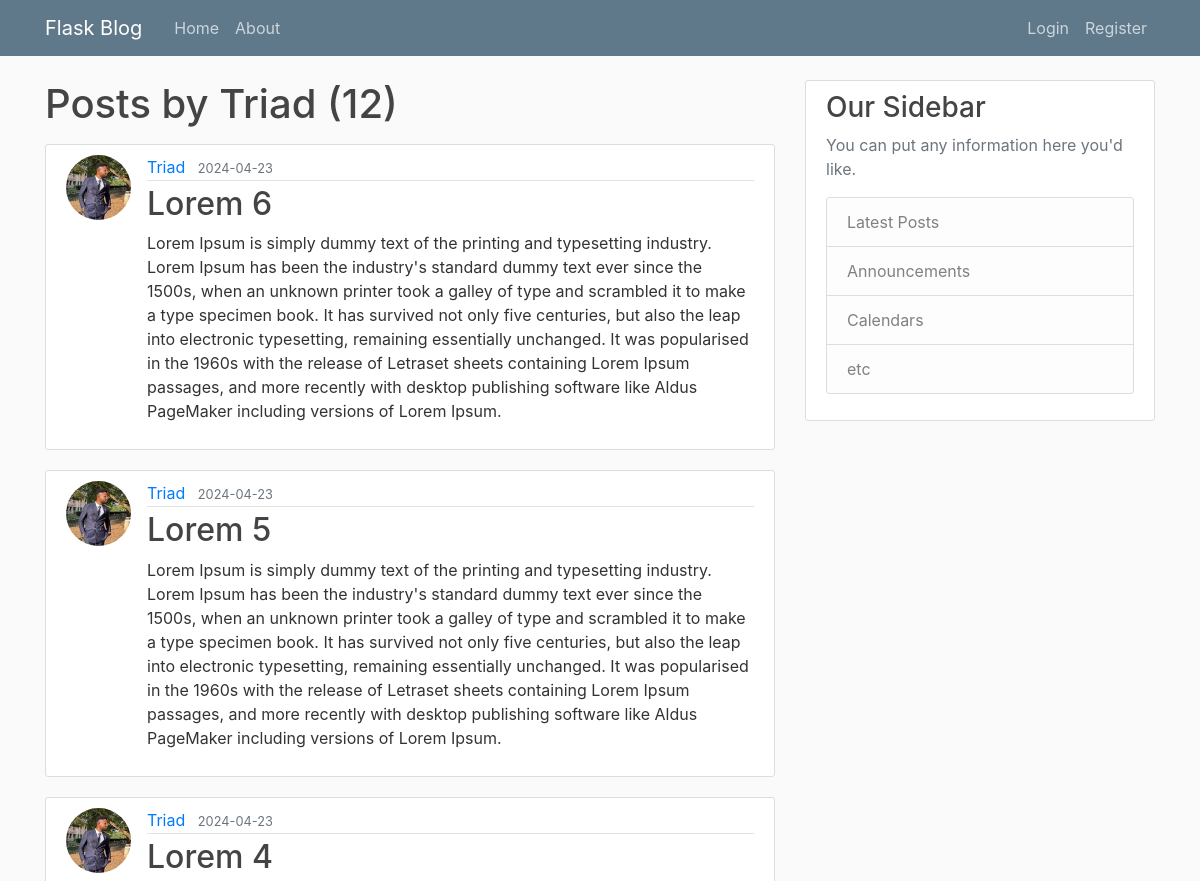
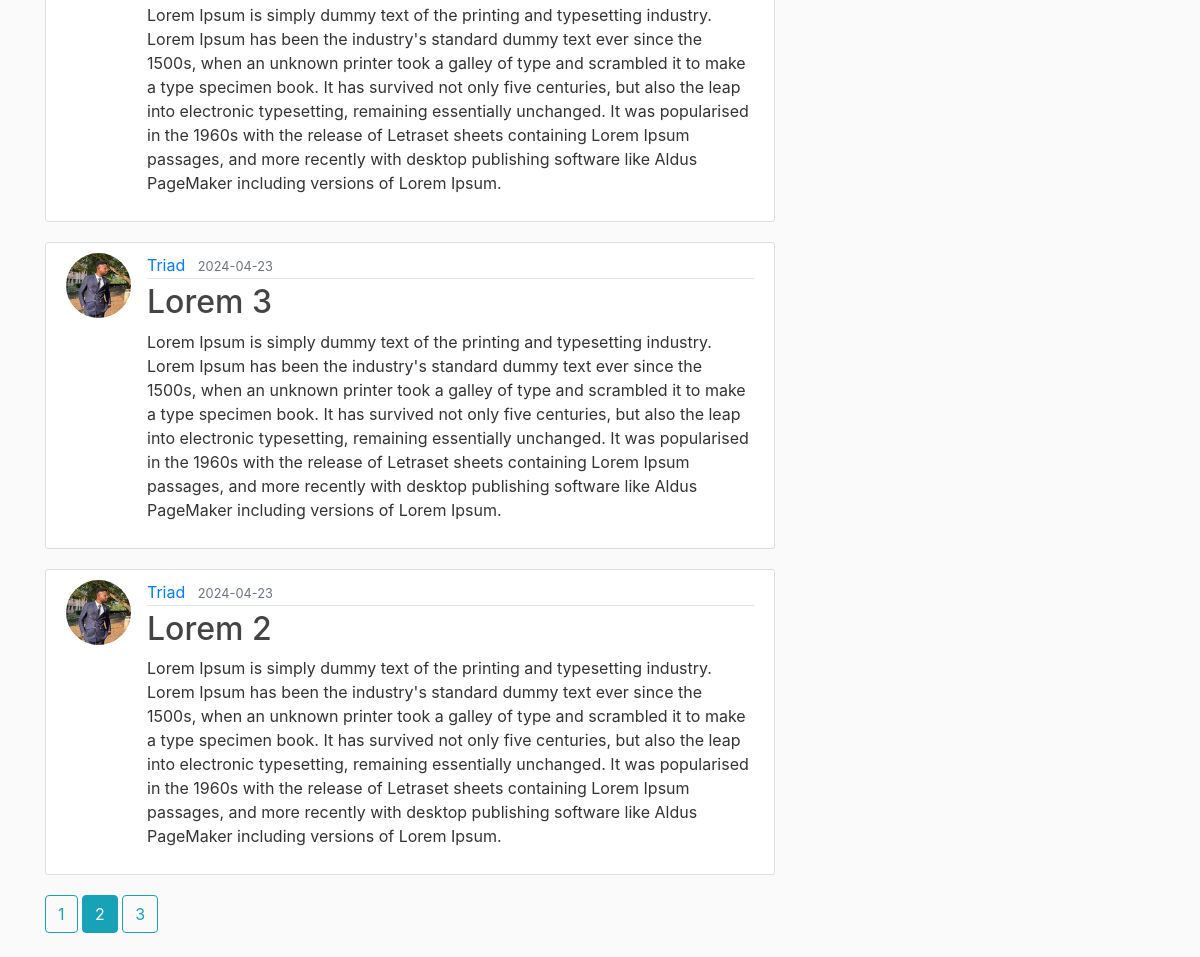
Page /user/Triad?page=2 on the committed database (2 pictures, top to bottom).
### flaskblog/models.py (models this page shows, shortened)
class User(db.Model, UserMixin):
    id:Mapped[int] = mapped_column(primary_key=True)
    username:Mapped[str] = mapped_column(unique=True, nullable=False)
    email:Mapped[str] = mapped_column(unique=True, nullable=False)
    image_file:Mapped[str] = mapped_column(nullable=False, default='default.jpg')
    password:Mapped[str] = mapped_column(nullable=False)
    posts = db.relationship("Post", backref="author", lazy=True)

class Post(db.Model):
    id = db.Column(db.Integer, primary_key=True)
    title = db.Column(db.String(100), nullable=False)
    date_posted = db.Column(db.DateTime, nullable=False, default=datetime.utcnow)
    content = db.Column(db.Text, nullable=False)
    user_id = db.Column(db.Integer, db.ForeignKey("user.id"), nullable=False)

### flaskblog/users/routes.py (the view)
@users.route("/user/<string:username>")
def user_posts(username):
    page = request.args.get('page', 1, type=int)
    user = User.query.filter_by(username = username).first_or_404()
    posts = Post.query.filter_by(author=user).order_by(Post.date_posted.desc()).paginate(per_page = 5, page = page)
    return render_template('user_posts.html', posts=posts, user=user)

### flaskblog/templates/user_posts.html
{% extends "layout.html" %} {% block content %}
<h1 class="mb-3">Posts by {{user.username}} ({{posts.total}})</h1>
{% for post in posts.items %}
<article class="media content-section">
  <img
    class="rounded-circle article-img"
    src="{{url_for('static', filename='profile_pics/' + post.author.image_file)}}"
    alt="author display image"
  />
  <div class="media-body">
    <div class="article-metadata">
      <a
        class="mr-2"
        href="{{url_for('users.user_posts', username=post.author.username)}}"
        >{{ post.author.username }}</a
      >
      <small class="text-muted"
        >{{ post.date_posted.strftime("%Y-%m-%d") }}</small
      >
    </div>
    <h2>
      <a class="article-title" href="{{url_for('posts.post', post_id=post.id)}}"
        >{{ post.title }}</a
      >
    </h2>
    <p class="article-content">{{ post.content }}</p>
  </div>
</article>
{% endfor %} {% for page_num in posts.iter_pages(left_edge=1, right_edge=1,
left_current=1, right_current=2) %} {% if page_num %} {% if posts.page ==
page_num %}
<a
  class="btn btn-info mb-4"
  href="{{ url_for('users.user_posts', username=user.username, page=page_num) }}"
  >{{ page_num }}</a
>
{% else %}
<a
  class="btn btn-outline-info mb-4"
  href="{{ url_for('users.user_posts', username=user.username, page=page_num) }}"
  >{{ page_num }}</a
>
{% endif %} {% else %} ... {% endif %} {% endfor %}{% endblock content %}

### flaskblog/static/main.css (style rules this page uses)
body { background: #fafafa; color: #333333; margin-top: 5rem; }
h1, h2, h3, h4, h5, h6 { color: #444444; }
.content-section { background: #ffffff; padding: 10px 20px; border: 1px solid #dddddd; border-radius: 3px; margin-bottom: 20px; }
.article-title { color: #444444; }
.article-content { white-space: pre-line; }
.article-img { height: 65px; width: 65px; margin-right: 16px; }
.article-metadata { padding-bottom: 1px; margin-bottom: 4px; border-bottom: 1px solid #e3e3e3; }

### rows in the picture
User: username "Triad"
Post: image_file (picture), author.username "Triad", date_posted "2024-04-23", title "Lorem 6", content "Lorem Ipsum is simply dummy text of the printing and typesetting industry. Lorem Ipsum has been the industry's standard dummy text ever since the 1500s, when an unknown printer took a galley of type and scrambled it to make a type specimen book. It has survived not only five centuries, but also the leap into electronic typesetting, remaining essentially unchanged. It was popularised in the 1960s with the release of Letraset sheets containing Lorem Ipsum passages, and more recently with desktop publishing software like Aldus PageMaker including versions of Lorem Ipsum."
Post: image_file (picture), author.username "Triad", date_posted "2024-04-23", title "Lorem 5", content "Lorem Ipsum is simply dummy text of the printing and typesetting industry. Lorem Ipsum has been the industry's standard dummy text ever since the 1500s, when an unknown printer took a galley of type and scrambled it to make a type specimen book. It has survived not only five centuries, but also the leap into electronic typesetting, remaining essentially unchanged. It was popularised in the 1960s with the release of Letraset sheets containing Lorem Ipsum passages, and more recently with desktop publishing software like Aldus PageMaker including versions of Lorem Ipsum."
Post: image_file (picture), author.username "Triad", date_posted "2024-04-23", title "Lorem 4", content "Lorem Ipsum is simply dummy text of the printing and typesetting industry. Lorem Ipsum has been the industry's standard dummy text ever since the 1500s, when an unknown printer took a galley of type and scrambled it to make a type specimen book. It has survived not only five centuries, but also the leap into electronic typesetting, remaining essentially unchanged. It was popularised in the 1960s with the release of Letraset sheets containing Lorem Ipsum passages, and more recently with desktop publishing software like Aldus PageMaker including versions of Lorem Ipsum."
Post: image_file (picture), author.username "Triad", date_posted "2024-04-23", title "Lorem 3", content "Lorem Ipsum is simply dummy text of the printing and typesetting industry. Lorem Ipsum has been the industry's standard dummy text ever since the 1500s, when an unknown printer took a galley of type and scrambled it to make a type specimen book. It has survived not only five centuries, but also the leap into electronic typesetting, remaining essentially unchanged. It was popularised in the 1960s with the release of Letraset sheets containing Lorem Ipsum passages, and more recently with desktop publishing software like Aldus PageMaker including versions of Lorem Ipsum."
Post: image_file (picture), author.username "Triad", date_posted "2024-04-23", title "Lorem 2", content "Lorem Ipsum is simply dummy text of the printing and typesetting industry. Lorem Ipsum has been the industry's standard dummy text ever since the 1500s, when an unknown printer took a galley of type and scrambled it to make a type specimen book. It has survived not only five centuries, but also the leap into electronic typesetting, remaining essentially unchanged. It was popularised in the 1960s with the release of Letraset sheets containing Lorem Ipsum passages, and more recently with desktop publishing software like Aldus PageMaker including versions of Lorem Ipsum."

### other values in the picture
{{ posts.total }} "12"
{{ page_num }} "1" "3"
{{ page_num }} "2"
